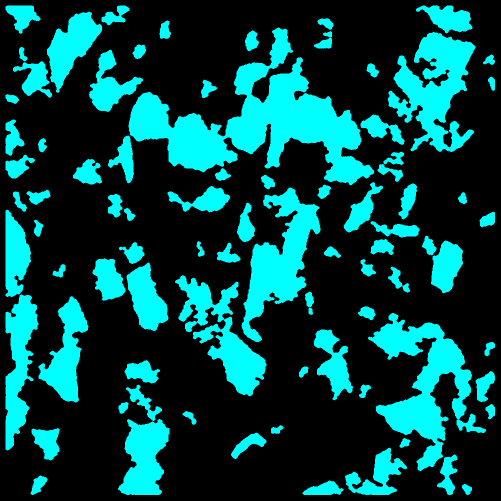
#> input picture data/yashi_qscan/color/lb_color.png, 1001 x 1001 px, found by its file name (shown at 1/2 size)
$ python hsv_split.py   (older library calls are emulated)
#> lines starting #> are read from the running program, lines starting #| are printed output that depends on the picture; after the words box and inside, x2 and y2 are one past the last pixel; in counts of white or black regions, pixels touching at a corner belong together; long printed decimals are rounded
# -*- coding: utf-8 -*-
# @Time : 2020/4/15 上午9:00
# @Author : LuoLu
# @FileName: hsv_split.py
# @Software: PyCharm
# @Github ：https://github.com/luolugithub
# @E-mail ：argluolu@gmail.com
import cv2
import numpy as np
from PIL import Image
from PIL import ImageFont
from PIL import ImageDraw

image = cv2.imread('/home/luolu/PycharmProjects/ParticleDetection/data/yashi_qscan/color/lb_color.png',
                   cv2.IMREAD_UNCHANGED)
#> image is the input picture: shape (1001, 1001, 4); mean B, G, R, A 70.4, 70.4, 0, 255
edge_img = cv2.imread("/home/luolu/PycharmProjects/ParticleDetection/data/yashi_qscan/edge/edge_lb.png",
                      cv2.IMREAD_UNCHANGED)
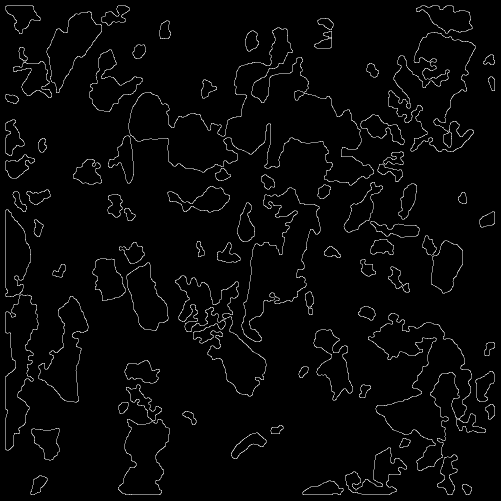
#> input picture data/yashi_qscan/edge/edge_lb.png, 1001 x 1001 px, found by its file name (shown at 1/2 size)
#> edge_img is the input picture: shape (1001, 1001, 4); mean B, G, R, A 7, 7, 7, 255

# hsv = cv2.cvtColor(image, cv2.COLOR_BGR2HSV)
# hsv = cv2.split(hsv)
# gray = hsv[0]
src = cv2.GaussianBlur(image, (1, 1), 0)
gray = cv2.cvtColor(src, cv2.COLOR_BGR2GRAY)
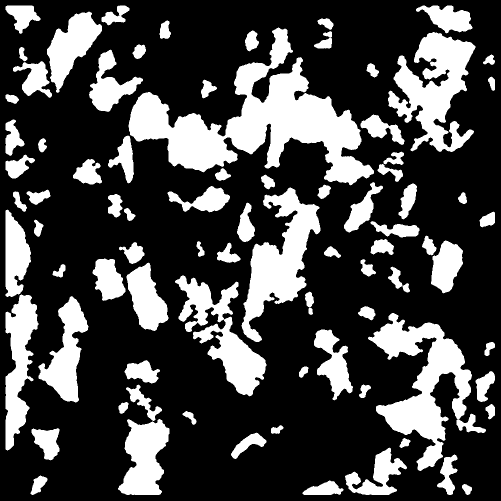
#> gray: shape (1001, 1001) (shown at 1/2 size); values 0 (black) and 179 (white), 27.6% white; 82 white regions, largest, box (x1, y1, x2, y2) and area: (257, 55, 748, 371) 53453, (736, 626, 972, 942) 25870, (776, 64, 951, 304) 20920

# ret, binary = cv2.threshold(gray, 0, 255, cv2.THRESH_BINARY | cv2.THRESH_TRIANGLE)
ret, binary = cv2.threshold(gray, 0, 255, cv2.THRESH_BINARY | cv2.THRESH_TRIANGLE)
#> binary: shape (1001, 1001); 27.6% white; 82 white regions
#> ret = 2
cv2.imshow("binary", image)

# contours = cv2.findContours(binary, cv2.RETR_EXTERNAL, cv2.CHAIN_APPROX_SIMPLE)[1]
num_labels, labels, stats, centers = cv2.connectedComponentsWithStats(binary, connectivity=8, ltype=cv2.CV_32S)
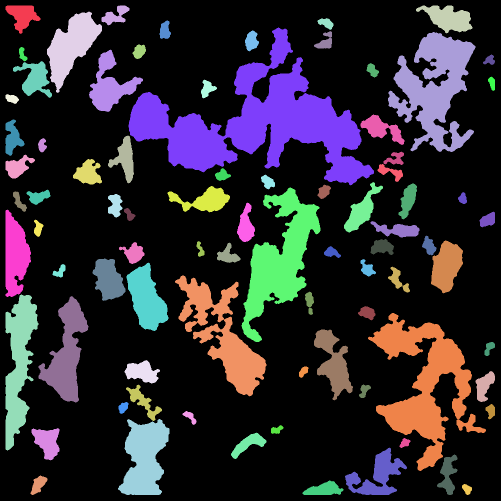
#> labels: shape (1001, 1001) int32 (shown at 1/2 size); 83 distinct labels, from 0 to 82; one colour per label, 0 black
#> num_labels = 83; stats = 83 rows, first 6: [0, 0, 1001, 1001, 725432], [11, 11, 70, 57, 2129], [203, 11, 56, 40, 1094], [832, 11, 113, 56, 3598], [94, 23, 110, 163, 8423], [635, 36, 32, 24, 443]; centers = 83 pairs, first value 23.62 to 983.7, second value 30.87 to 978.6
colors = []
for i in range(num_labels):
    b = np.random.randint(0, 256)
    g = np.random.randint(0, 256)
    r = np.random.randint(0, 256)
    colors.append((b, g, r))
contours, hierarchy = cv2.findContours(binary, cv2.RETR_TREE, cv2.CHAIN_APPROX_SIMPLE)
#> contours = 82 contours; largest, box (x1, y1, x2, y2) and area: (257, 55, 748, 371) 52263, (736, 626, 972, 942) 25024, (776, 64, 951, 304) 20159, (483, 375, 641, 684) 19308, (350, 551, 533, 793) 15012
print(type(contours))
#| <class 'list'>
print("len contours:", len(contours))
#| len contours: 82
print("num_labels:", num_labels)
#| num_labels: 83
colors[0] = (0, 0, 0)
cv2.drawContours(image, contours, -1, (107, 61, 88), thickness=2)
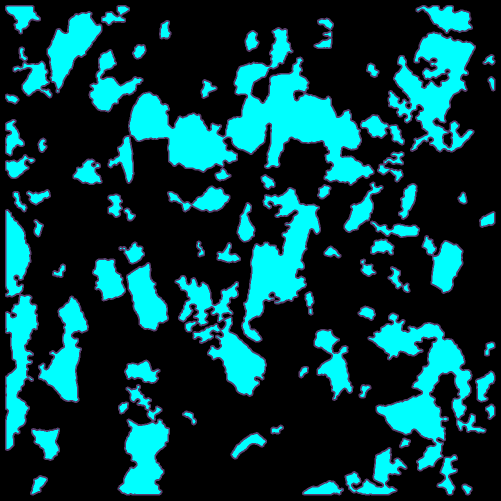
#> image: shape (1001, 1001, 4) (shown at 1/2 size); 8.17% of pixels changed, all inside (x1, y1, x2, y2) = (10, 10, 991, 991)
image = np.copy(image)


class Perimeter:
    sum_perimeter = 0  # Access through class

instance_perimeter = Perimeter()
for iterm in range(1, num_labels, 1):
    x, y, w, h, area = stats[iterm]
    cx, cy = centers[iterm]
    # 画出外接矩形
    cv2.rectangle(image, (x, y), (x + w, y + h), colors[iterm], 1, 8, 0)
    cv2.putText(image, str(iterm),
                (x, y),
                cv2.FONT_HERSHEY_SIMPLEX,
                .5, (0, 0, 255),
                1)
    print("label index %d, area of the label : %d" % (iterm, area))
    cv2.imshow("colored labels", image)
    # cv.imwrite("labels.png", image)
    print("total number : ", num_labels - 1)
#> this loop made 82 passes
#> (x, y, w, h, area, cx, cy) on passes 1 to 12: (11, 11, 70, 57, 2129, 44.56, 31.36), (203, 11, 56, 40, 1094, 230.9, 30.87), (832, 11, 113, 56, 3598, 896.6, 36.09), (94, 23, 110, 163, 8423, 142.3, 91.26), (635, 36, 32, 24, 443, 651.9, 46.07), (319, 41, 23, 37, 607, 329.6, 60.7), (257, 55, 491, 316, 53453, 514, 245.4), (490, 61, 28, 42, 787, 502.8, 81.56), (628, 62, 36, 35, 666, 650.4, 83.42), (776, 64, 175, 240, 20920, 868.6, 176.5), (265, 89, 27, 29, 544, 278.3, 102.5), (38, 94, 17, 29, 278, 44.62, 108.3)
#> (printed output is left out)
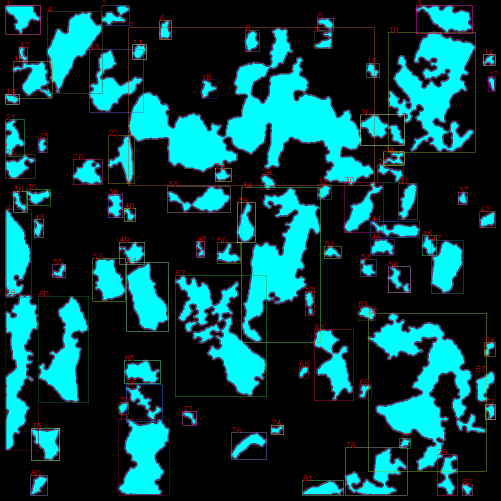
#> image: shape (1001, 1001, 4) (shown at 1/2 size); 2.42% of pixels changed, all inside (x1, y1, x2, y2) = (11, 1, 996, 991)
    # cv2.putText(image, "p Sum:" + str(instance_perimeter.sum_perimeter), (30, 900), cv2.FONT_HERSHEY_SIMPLEX, .9, (0, 0, 255), 1)

for l in range(len(contours)):
    perimeter = cv2.arcLength(contours[l], True)
    instance_perimeter.sum_perimeter = instance_perimeter.sum_perimeter + round(perimeter)
    print("iterm:" + str(l) + "," + "l=" + str(perimeter))
#> this loop made 82 passes
#> (perimeter, instance_perimeter.sum_perimeter) on passes 1 to 12: (66.18, 66), (198.3, 264), (120.5, 384), (258.1, 642), (608.5, 1251), (67.36, 1318), (199.8, 1518), (228.7, 1747), (74.43, 1821), (568, 2389), (88.91, 2478), (82.43, 2560)
#> perimeter on pass 48: 141.1
#| iterm:0,l=66.184
#| iterm:1,l=198.267
#| iterm:2,l=120.468
#| iterm:3,l=258.108
#| iterm:4,l=608.541
#| iterm:5,l=67.355
#| iterm:6,l=199.764
#| iterm:7,l=228.652
#> (further printed lines are left out)

print("total sum_perimeter : ", instance_perimeter.sum_perimeter)


image = np.copy(image)
cv2.putText(image, "particle Sum:" + str(num_labels - 1), (30, 960), cv2.FONT_HERSHEY_SIMPLEX, .5, (0, 0, 255), 1)
#> image: shape (1001, 1001, 4); 0.03% of pixels changed, all inside (x1, y1, x2, y2) = (32, 949, 155, 965)
cv2.putText(image, "perimeter Sum:" + str(instance_perimeter.sum_perimeter), (30, 990), cv2.FONT_HERSHEY_SIMPLEX, .5, (0, 0, 255), 1)
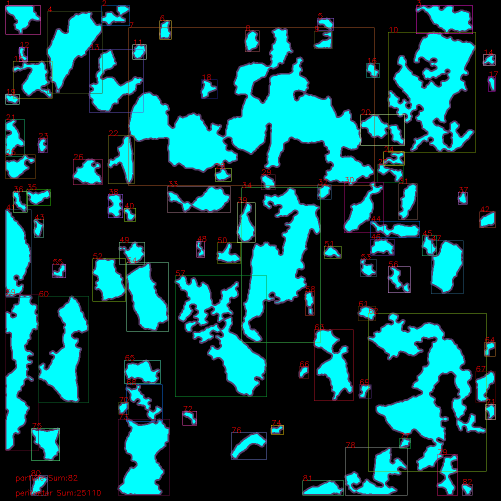
#> image: shape (1001, 1001, 4) (shown at 1/2 size); mean B, G, R, A 67.4, 64.4, 10.3, 228.9
cv2.imwrite("/home/luolu/PycharmProjects/ParticleDetection/data/yashi_qscan/perimeter/lb.png", image)

# print("total sum_perimeter : ", sum_perimeter)
# cv2.drawContours(image, contours, -1, (255, 0, 0), thickness=2)
# cv2.imshow("image", image)
cv2.waitKey(0)
cv2.destroyAllWindows()
